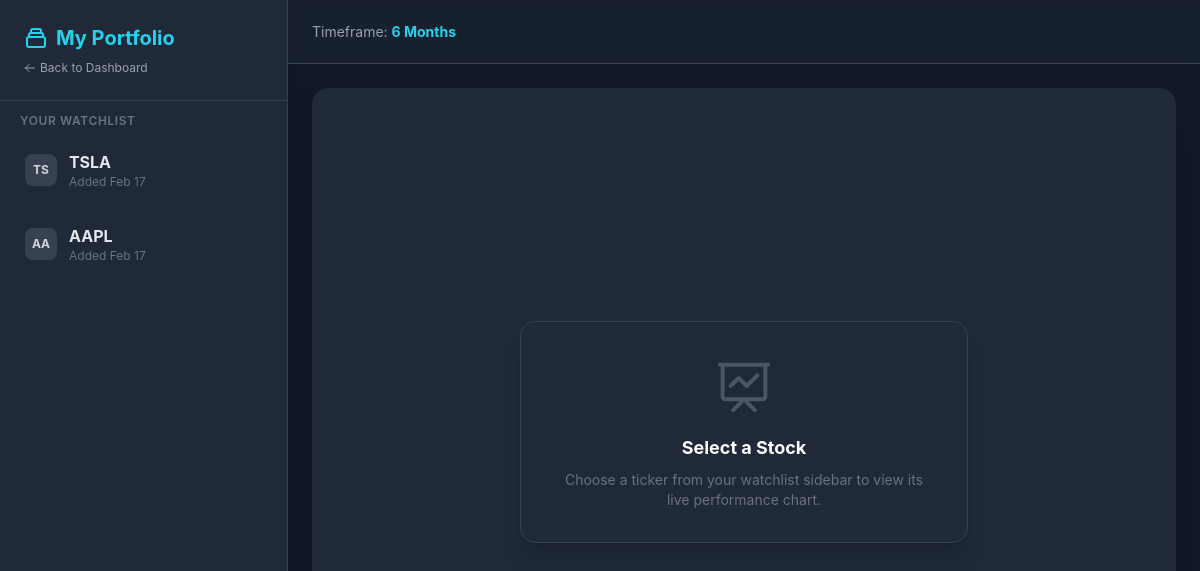
Page /portfolio/ (signed in) on the earlier database version.
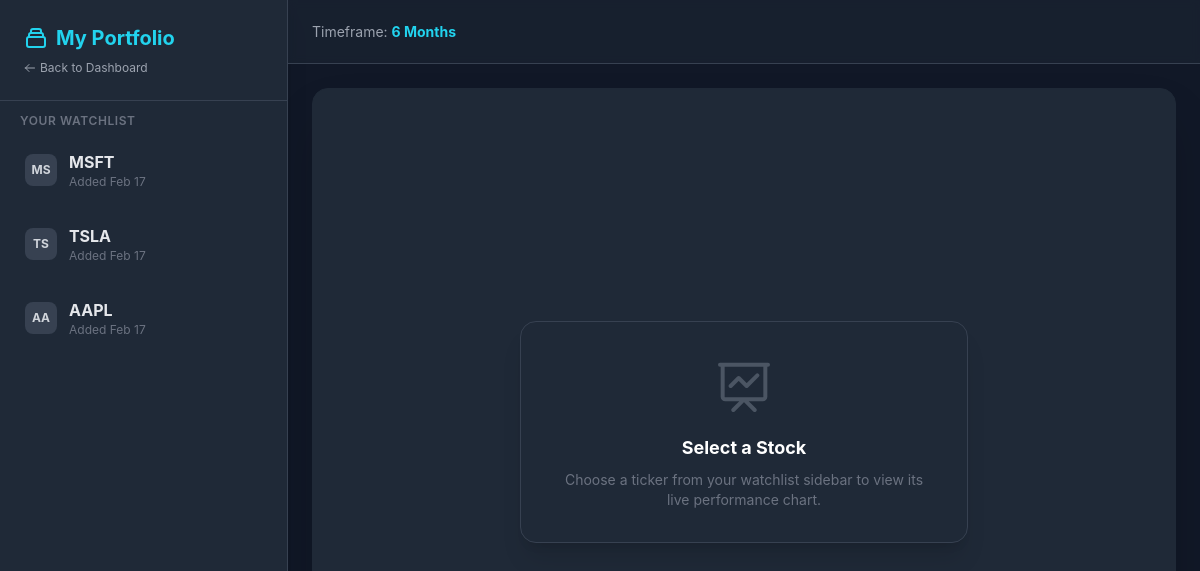
Same page on the later database version.
### core/models.py (models this page shows, shortened)
class Portfolio(models.Model):
    user = models.ForeignKey(User, on_delete=models.CASCADE, related_name='portfolio')
    ticker = models.CharField(max_length=10)
    added_at = models.DateTimeField(auto_now_add=True)
    class Meta:
        unique_together = ('user', 'ticker')

### core/views.py (the view)
# urls.py: path('portfolio/', views.portfolio, name='portfolio'),
@login_required
def portfolio(request):
    user_portfolio = Portfolio.objects.filter(user=request.user).order_by('-added_at')
    return render(request, 'core/portfolio.html', {'portfolio': user_portfolio})

### core/templates/core/portfolio.html (shortened to what this page needs)
<!DOCTYPE html>
<html lang="en">
<head>
    <script src="https://cdn.tailwindcss.com"></script>
</head>
<body class="bg-gray-900 text-white h-screen flex overflow-hidden">
    <aside class="w-72 bg-gray-800 border-r border-gray-700 flex flex-col shadow-xl z-10">
        <div class="p-6 border-b border-gray-700 bg-gray-800">
            <h1 class="text-xl font-bold text-cyan-400 flex items-center gap-2">
                <svg class="w-6 h-6" fill="none" stroke="currentColor" viewBox="0 0 24 24">
                    <path stroke-linecap="round" stroke-linejoin="round" stroke-width="2"
                        d="M19 11H5m14 0a2 2 0 012 2v6a2 2 0 01-2 2H5a2 2 0 01-2-2v-6a2 2 0 012-2m14 0V9a2 2 0 00-2-2M5 11V9a2 2 0 012-2m0 0V5a2 2 0 012-2h6a2 2 0 012 2v2M7 7h10">
                    </path>
                </svg>
                My Portfolio
            </h1>
            <a href="{% url 'landing' %}"
                class="text-xs text-gray-400 hover:text-white mt-2 flex items-center gap-1 transition-colors">
                <svg class="w-3 h-3" fill="none" stroke="currentColor" viewBox="0 0 24 24">
                    <path stroke-linecap="round" stroke-linejoin="round" stroke-width="2"
                        d="M10 19l-7-7m0 0l7-7m-7 7h18"></path>
                </svg>
                Back to Dashboard
            </a>
        </div>
        <div class="flex-grow overflow-y-auto p-3 space-y-2">
            <h2 class="text-xs font-semibold text-gray-500 uppercase tracking-wider mb-2 px-2">Your Watchlist</h2>
            {% for item in portfolio %}
            <button onclick="loadTicker('{{ item.ticker }}', this)"
                class="ticker-btn w-full text-left p-3 rounded-xl hover:bg-gray-700 transition-all flex justify-between items-center group focus:outline-none focus:ring-2 focus:ring-cyan-900 border border-transparent hover:border-gray-600">
                <div class="flex items-center gap-3">
                    <div
                        class="w-8 h-8 rounded-lg bg-gray-700 flex items-center justify-center text-xs font-bold text-gray-300 group-hover:bg-cyan-900 group-hover:text-cyan-300 transition-colors">
                        {{ item.ticker|slice:":2" }}
                    </div>
                    <div>
                        <span class="block font-bold text-gray-200 group-hover:text-cyan-400">{{ item.ticker }}</span>
                        <span class="block text-xs text-gray-500">Added {{ item.added_at|date:"M d" }}</span>
                    </div>
                </div>
            </button>
            {% endfor %}
        </div>
    </aside>
    <main class="flex-grow flex flex-col h-full bg-gray-900 relative">
        <div
            class="h-16 border-b border-gray-700 flex items-center justify-between px-6 bg-gray-800/50 backdrop-blur-sm z-10">
            <div class="flex items-center gap-4">
                <div class="text-sm text-gray-400">Timeframe: <span class="text-cyan-400 font-bold">6 Months</span>
                </div>
            </div>
        </div>
        <div id="chart-container" class="flex-grow relative p-6">
            <div id="empty-state" class="absolute inset-0 flex flex-col items-center justify-center text-gray-500 z-0">
                <div class="bg-gray-800 p-8 rounded-2xl border border-gray-700 shadow-xl text-center max-w-md">
                    <svg class="w-16 h-16 text-gray-600 mx-auto mb-4" fill="none" stroke="currentColor"
                        viewBox="0 0 24 24">
                        <path stroke-linecap="round" stroke-linejoin="round" stroke-width="1.5"
                            d="M7 12l3-3 3 3 4-4M8 21l4-4 4 4M3 4h18M4 4h16v12a1 1 0 01-1 1H5a1 1 0 01-1-1V4z"></path>
                    </svg>
                    <h3 class="text-lg font-bold text-white mb-2">Select a Stock</h3>
                    <p class="text-sm">Choose a ticker from your watchlist sidebar to view its live performance chart.
                    </p>
                </div>
            </div>
        </div>
    </main>
</body>
</html>

### core/templates/core/portfolio.html (style rules this page uses)
body { font-family: 'Inter', sans-serif; }

Differences in the rows shown:
added Portfolio: ticker "MS", ticker "MSFT", added_at "Feb 17"
